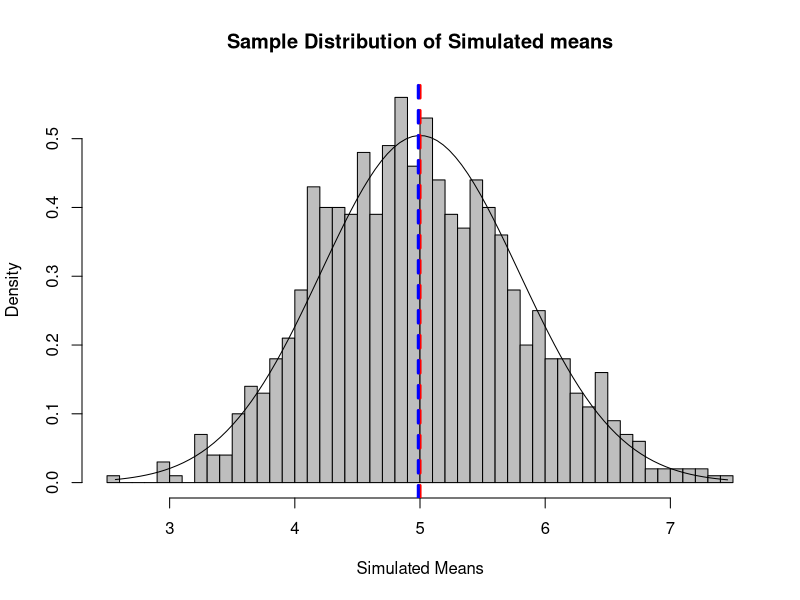

Here is the R script that generated this plot:
set.seed(3)
lambda<-0.2
n<-40
simulated_means<-NULL
for(i in 1:1000){
  simulated_means<-c(simulated_means,sum(rexp(40,0.2))/n)
}
theoretical_mean<-1/lambda
theoretical_mean
simulated_mean<-mean(simulated_means)
simulated_mean

theoretical_sd<-(1/lambda)/sqrt(n)

simulated_sd<-sd(simulated_means)

theoretical_variance<-(theoretical_sd)^2
theoretical_variance
simulated_variance<-(simulated_sd)^2
simulated_variance

x <- seq(min(simulated_means), max(simulated_means),length=100)
y <- dnorm(x, mean =1/lambda, sd =(1/lambda)/sqrt(n))
hist(simulated_means,breaks=n,prob=T,col="grey",xlab = "Simulated Means",main="Sample Distribution of Simulated means",ylab="Density")
lines(x, y, pch=22, col="black", lty=1)
abline(v =theoretical_mean, col="red", lwd=3, lty=2)
abline(v =simulated_mean, col="blue", lwd=3, lty=2)